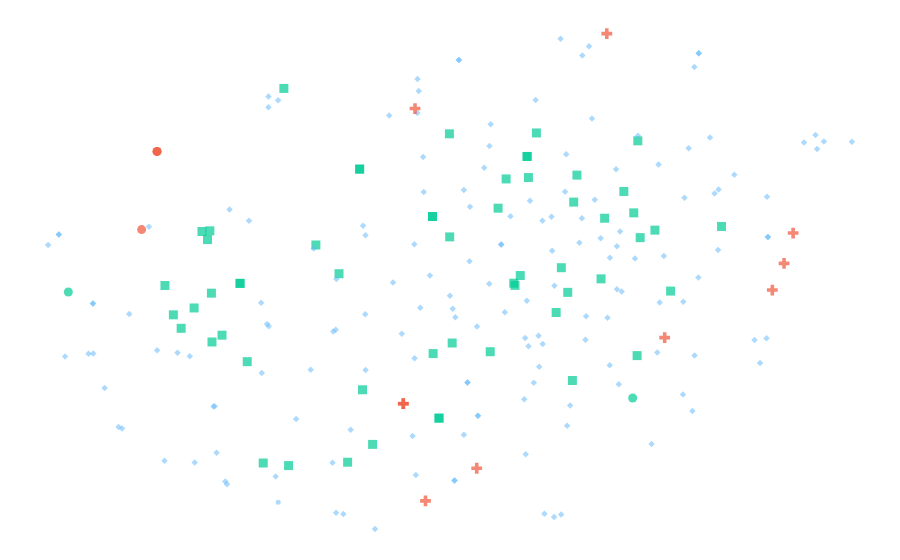

This figure's notebook cell:
### Code cell
graphs.embedding_scatter_plot(df)

### Figure 1 — Plotly figure (JSON) as saved in the notebook; plotly's stock layout.template omitted (floating-point values rounded to 4 significant figures; data arrays with more than 128 entries replaced by an {"elided": "..."} marker saying what was removed)
{"data": [{"hoverinfo": "text", "marker": {"color": {"elided": "233 str values"}, "line": {"width": 0}, "size": {"elided": "233 int values"}, "symbol": {"elided": "233 str values"}}, "mode": "markers", "text": {"elided": "233 str values"}, "type": "scatter", "x": {"elided": "233 float values"}, "y": {"elided": "233 float values"}}], "layout": {"font": {"color": "white"}, "legend": {"font": {"color": "white"}}, "margin": {"b": 0, "l": 0, "r": 0, "t": 0}, "paper_bgcolor": "rgba(0, 0, 0, 0)", "plot_bgcolor": "rgba(0, 0, 0, 0)", "xaxis": {"color": "white", "visible": false}, "yaxis": {"color": "white", "visible": false}}}
